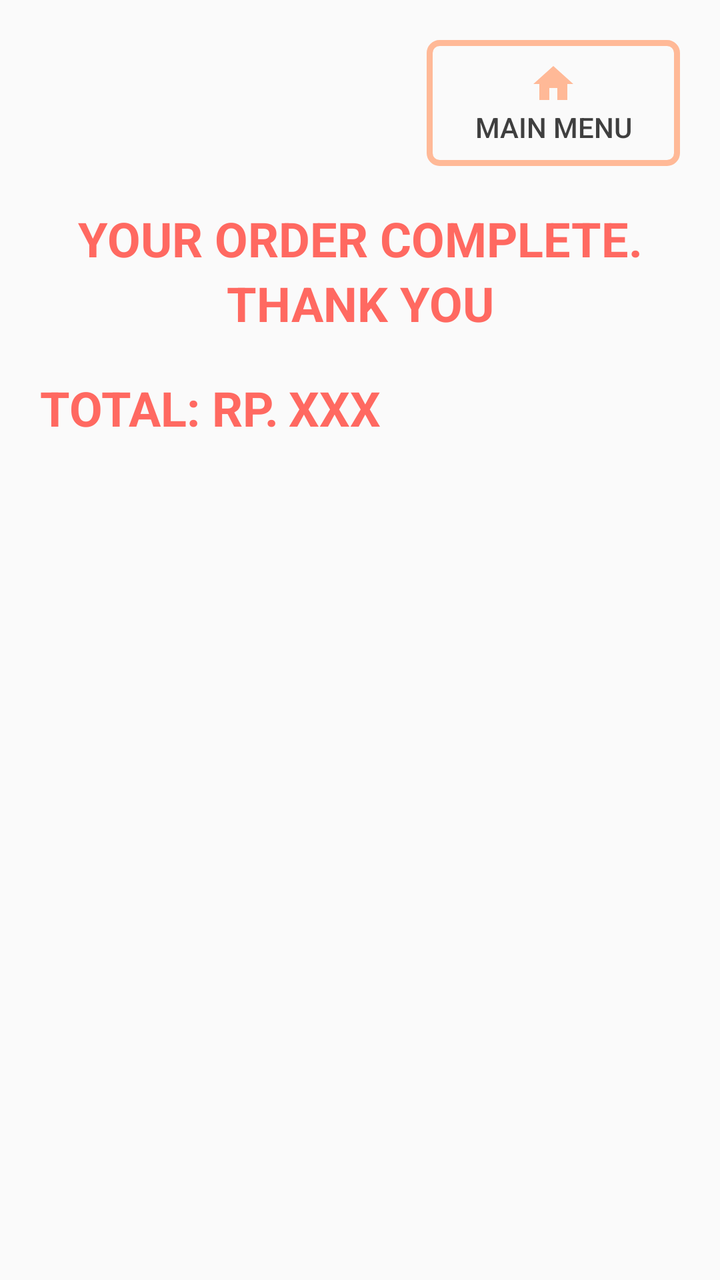
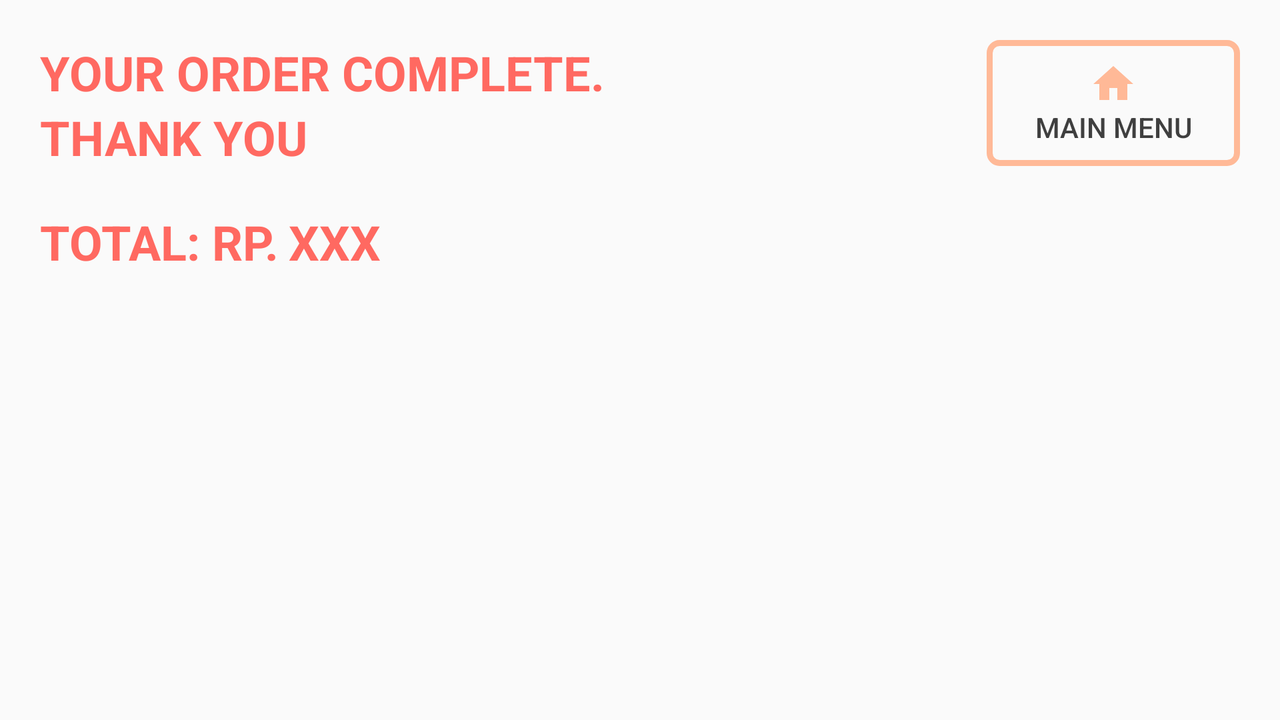

Two renders of one Android screen. The first uses the default layout on a phone; the second uses the alternative layout the repository ships for a different screen configuration, on a matching device. The two XML files are below.
<!-- AndroidManifest.xml: application theme AppTheme -->
<!-- res/layout/activity_order_complete.xml -->
<?xml version="1.0" encoding="utf-8"?>
<androidx.constraintlayout.widget.ConstraintLayout xmlns:android="http://schemas.android.com/apk/res/android"
    xmlns:app="http://schemas.android.com/apk/res-auto"
    xmlns:tools="http://schemas.android.com/tools"
    android:layout_width="match_parent"
    android:layout_height="match_parent"
    tools:context=".OrderCompleteActivity"
    android:padding="20dp">

    <Button
        android:id="@+id/order_complete_button_main_menu"
        android:layout_width="wrap_content"
        android:layout_height="wrap_content"
        android:text="@string/main_menu"
        app:layout_constraintTop_toTopOf="parent"
        app:layout_constraintRight_toRightOf="parent"
        android:paddingVertical="10dp"
        android:paddingHorizontal="24dp"
        android:drawableTop="@drawable/ic_baseline_home"
        android:background="@drawable/button_background_outline_only"
        android:textColor="@color/dark_gray"
        android:onClick="redirectToMainActivity"
        />

    <TextView
        android:id="@+id/order_complete_your_order_complete"
        android:layout_width="wrap_content"
        android:layout_height="wrap_content"
        android:text="@string/your_order_complete"
        app:layout_constraintLeft_toLeftOf="parent"
        app:layout_constraintRight_toRightOf="parent"
        app:layout_constraintTop_toBottomOf="@id/order_complete_button_main_menu"
        android:textSize="24sp"
        android:textAllCaps="true"
        android:textStyle="bold"
        android:layout_marginTop="20dp"
        android:textColor="@color/dark_orange"/>
    <TextView
        android:id="@+id/order_complete_your_thank_you"
        android:layout_width="wrap_content"
        android:layout_height="wrap_content"
        android:text="@string/thank_you"
        app:layout_constraintLeft_toLeftOf="parent"
        app:layout_constraintRight_toRightOf="parent"
        app:layout_constraintTop_toBottomOf="@id/order_complete_your_order_complete"
        android:textSize="24sp"
        android:textAllCaps="true"
        android:textStyle="bold"
        android:textColor="@color/dark_orange"/>
    <TextView
        android:id="@+id/order_complete_text_view_total"
        android:layout_width="wrap_content"
        android:layout_height="wrap_content"
        android:text="@string/total_money"
        app:layout_constraintLeft_toLeftOf="parent"
        app:layout_constraintTop_toBottomOf="@id/order_complete_your_thank_you"
        android:textSize="24sp"
        android:textAllCaps="true"
        android:textStyle="bold"
        android:layout_marginTop="20dp"
        android:textColor="@color/dark_orange"/>
    <TextView
        android:id="@+id/order_complete_text_view_total_money"
        android:layout_width="0dp"
        android:layout_height="wrap_content"
        android:text="XXX"
        app:layout_constraintLeft_toRightOf="@id/order_complete_text_view_total"
        app:layout_constraintRight_toRightOf="parent"
        app:layout_constraintTop_toBottomOf="@id/order_complete_your_thank_you"
        android:textSize="24sp"
        android:textAllCaps="true"
        android:textStyle="bold"
        android:layout_marginTop="20dp"
        android:layout_marginLeft="5dp"
        android:textColor="@color/dark_orange"/>

    <androidx.recyclerview.widget.RecyclerView
        android:id="@+id/order_complete_recyclerview"
        android:layout_width="match_parent"
        android:layout_height="0dp"
        app:layout_constraintTop_toBottomOf="@id/order_complete_text_view_total"
        app:layout_constraintBottom_toBottomOf="parent"
        android:layout_marginVertical="20dp"
        android:scrollbars="vertical"/>


</androidx.constraintlayout.widget.ConstraintLayout>
<!-- resources referenced by this layout -->
<resources>
  <color name="dark_gray">#3F3F3F</color>
  <color name="dark_orange">#FF6961</color>
  <!-- drawable button_background_outline_only (drawable) -->
  <?xml version="1.0" encoding="utf-8"?>
  <shape
      xmlns:android="http://schemas.android.com/apk/res/android"
      android:shape="rectangle">
      <stroke android:color="@color/light_orange" android:width="3dp"/>
      <corners android:radius="5dp"/>
  </shape>
  <!-- drawable ic_baseline_home (drawable) -->
  <vector xmlns:android="http://schemas.android.com/apk/res/android"
      android:width="24dp"
      android:height="24dp"
      android:viewportWidth="24"
      android:viewportHeight="24"
      android:tint="@color/light_orange">
    <path
        android:fillColor="@android:color/white"
        android:pathData="M10,20v-6h4v6h5v-8h3L12,3 2,12h3v8z"/>
  </vector>
  <string name="main_menu">Main Menu</string>
  <string name="thank_you">Thank You</string>
  <string name="total_money">Total: Rp. </string>
  <string name="your_order_complete">Your order complete.</string>
  <style name="AppTheme" parent="Theme.AppCompat.Light.DarkActionBar">
          
          <item name="colorPrimary">@color/dark_gray</item>
          <item name="colorPrimaryDark">@color/dark_gray</item>
          <item name="colorAccent">@color/light_orange</item>
      </style>
  <color name="light_orange">#FFB997</color>
</resources>
<!-- res/layout-land/activity_order_complete.xml (the repository's variant of the layout above) -->
<!-- drawn on the phone turned sideways -->
<?xml version="1.0" encoding="utf-8"?>
<androidx.constraintlayout.widget.ConstraintLayout xmlns:android="http://schemas.android.com/apk/res/android"
    xmlns:app="http://schemas.android.com/apk/res-auto"
    xmlns:tools="http://schemas.android.com/tools"
    android:layout_width="match_parent"
    android:layout_height="match_parent"
    tools:context=".OrderCompleteActivity"
    android:padding="20dp">

    <Button
        android:id="@+id/order_complete_button_main_menu"
        android:layout_width="wrap_content"
        android:layout_height="wrap_content"
        android:text="@string/main_menu"
        app:layout_constraintTop_toTopOf="parent"
        app:layout_constraintRight_toRightOf="parent"
        android:paddingVertical="10dp"
        android:paddingHorizontal="24dp"
        android:drawableTop="@drawable/ic_baseline_home"
        android:background="@drawable/button_background_outline_only"
        android:textColor="@color/dark_gray"
        android:onClick="redirectToMainActivity"
        />

    <TextView
        android:id="@+id/order_complete_your_order_complete"
        android:layout_width="wrap_content"
        android:layout_height="wrap_content"
        android:text="@string/your_order_complete"
        app:layout_constraintLeft_toLeftOf="parent"
        app:layout_constraintTop_toTopOf="parent"
        android:textSize="24sp"
        android:textAllCaps="true"
        android:textStyle="bold"
        android:textColor="@color/dark_orange"/>
    <TextView
        android:id="@+id/order_complete_your_thank_you"
        android:layout_width="wrap_content"
        android:layout_height="wrap_content"
        android:text="@string/thank_you"
        app:layout_constraintLeft_toLeftOf="parent"
        app:layout_constraintTop_toBottomOf="@+id/order_complete_your_order_complete"
        android:textSize="24sp"
        android:textAllCaps="true"
        android:textStyle="bold"
        android:textColor="@color/dark_orange"/>
    <TextView
        android:id="@+id/order_complete_text_view_total"
        android:layout_width="wrap_content"
        android:layout_height="wrap_content"
        android:text="@string/total_money"
        app:layout_constraintLeft_toLeftOf="parent"
        app:layout_constraintTop_toBottomOf="@id/order_complete_your_thank_you"
        android:textSize="24sp"
        android:textAllCaps="true"
        android:textStyle="bold"
        android:layout_marginTop="20dp"
        android:textColor="@color/dark_orange"/>
    <TextView
        android:id="@+id/order_complete_text_view_total_money"
        android:layout_width="0dp"
        android:layout_height="wrap_content"
        android:text="XXX"
        app:layout_constraintLeft_toRightOf="@id/order_complete_text_view_total"
        app:layout_constraintRight_toRightOf="parent"
        app:layout_constraintTop_toBottomOf="@id/order_complete_your_thank_you"
        android:textSize="24sp"
        android:textAllCaps="true"
        android:textStyle="bold"
        android:layout_marginTop="20dp"
        android:layout_marginLeft="5dp"
        android:textColor="@color/dark_orange"/>

    <androidx.recyclerview.widget.RecyclerView
        android:id="@+id/order_complete_recyclerview"
        android:layout_width="match_parent"
        android:layout_height="0dp"
        app:layout_constraintTop_toBottomOf="@id/order_complete_text_view_total"
        app:layout_constraintBottom_toBottomOf="parent"
        android:layout_marginVertical="20dp"
        android:scrollbars="vertical"/>


</androidx.constraintlayout.widget.ConstraintLayout>
